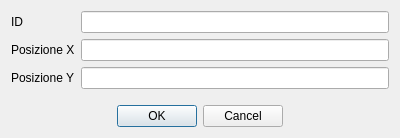
<?xml version="1.0" encoding="UTF-8"?>
<ui version="4.0">
    <class>ModBoardDialog</class>
    <widget class="QDialog" name="ModBoardDialog">
        <property name="geometry">
            <rect>
                <x>0</x>
                <y>0</y>
                <width>400</width>
                <height>138</height>
            </rect>
        </property>
        <property name="windowTitle">
            <string>Modifica Scheda</string>
        </property>
        <layout class="QVBoxLayout" name="verticalLayout">
            <item>
                <layout class="QFormLayout" name="formLayout">
                    <item row="0" column="0">
                        <widget class="QLabel" name="idLabel">
                            <property name="text">
                                <string>ID</string>
                            </property>
                        </widget>
                    </item>
                    <item row="1" column="0">
                        <widget class="QLabel" name="xLabel">
                            <property name="text">
                                <string>Posizione X</string>
                            </property>
                        </widget>
                    </item>
                    <item row="2" column="0">
                        <widget class="QLabel" name="yLabel">
                            <property name="text">
                                <string>Posizione Y</string>
                            </property>
                        </widget>
                    </item>
                    <item row="0" column="1">
                        <widget class="QLineEdit" name="idEdit"/>
                    </item>
                    <item row="1" column="1">
                        <widget class="QLineEdit" name="xEdit"/>
                    </item>
                    <item row="2" column="1">
                        <widget class="QLineEdit" name="yEdit"/>
                    </item>
                </layout>
            </item>
            <item>
                <widget class="QDialogButtonBox" name="buttonBox">
                    <property name="orientation">
                        <enum>Qt::Horizontal</enum>
                    </property>
                    <property name="standardButtons">
                        <set>QDialogButtonBox::Cancel|QDialogButtonBox::Ok</set>
                    </property>
                    <property name="centerButtons">
                        <bool>true</bool>
                    </property>
                </widget>
            </item>
        </layout>
    </widget>
    <resources/>
    <connections>
        <connection>
            <sender>buttonBox</sender>
            <signal>accepted()</signal>
            <receiver>ModBoardDialog</receiver>
            <slot>accept()</slot>
            <hints>
                <hint type="sourcelabel">
                    <x>248</x>
                    <y>254</y>
                </hint>
                <hint type="destinationlabel">
                    <x>157</x>
                    <y>274</y>
                </hint>
            </hints>
        </connection>
        <connection>
            <sender>buttonBox</sender>
            <signal>rejected()</signal>
            <receiver>ModBoardDialog</receiver>
            <slot>reject()</slot>
            <hints>
                <hint type="sourcelabel">
                    <x>316</x>
                    <y>260</y>
                </hint>
                <hint type="destinationlabel">
                    <x>286</x>
                    <y>274</y>
                </hint>
            </hints>
        </connection>
    </connections>
</ui>
